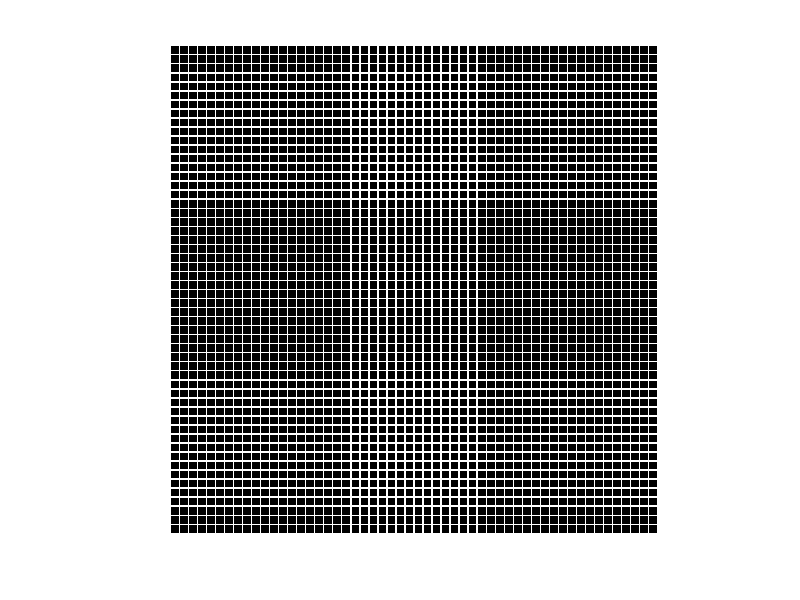

Reproduce this figure in MATLAB.
clc;
clear;
r = 1024;
c = 1024;
padX = 3;
padY = 3;
blockX = 16;
blockY = 16;
percentage = 0;

NBx = ceil( ( c - padX ) /  (blockX + padX) );
NBy = ceil( ( r - padY ) /  (blockY + padY) );

GW = NBx * blockX + (NBx+1) * padX;
GH = NBy * blockY + (NBy+1) * padY;
diffH = GH - r;
diffW = GW - c;
H = GH;
W = GW;
path = '../textFiles/Pattern/';
patternString = '';
dirName = '';
dirName = [num2str(H) 'by' num2str(W) '_' num2str(percentage)];
dirName = strcat(path,dirName);
dirName = char(dirName)
mkdir(dirName);
file = 'strip.txt';
fileName = strcat(dirName,'/',file); %../textFiles/Pattern/516by516_0/strip.txt
ptrnLinIdx = [dirName '/' num2str(H) 'by' num2str(W) '_ptrnIdx.txt']
xFile = [dirName '/' num2str(H) 'by' num2str(W) 'Xcoord.txt'];
yFile = [dirName '/' num2str(H) 'by' num2str(W) 'Ycoord.txt'];
patternMatrix = [dirName '/' num2str(H) 'by' num2str(W) 'matrix.txt'];
totalPixel = [dirName '/' num2str(H) 'by' num2str(W) '_patternInfo.txt'];

patternString = ones(H, W);
for col = 1:blockX+padX:blockX+padX %1:N+P:N+P
    patternString(:,col:col+padX-1) = 0; % (:,col:col+P-1) = 0;
end
for row = 1:blockY+padY:blockY+padY  % row = 1:N+P:N+P
    patternString(row:row+padY-1,:) = 0;
end
for col = blockX+padX+1:blockX+padX:c+diffW % N+P+1:N+P:c+4
    patternString(:,col:col+padX-1) = 0;
end
for row = blockY+padY+1:blockY+padY:r+diffH
    patternString(row:row+padY-1,:) = 0;
end
patternString = ~patternString;
imshow(patternString);
onPixel = sum(sum(patternString(:,:)))
totalPixel = fopen(totalPixel,'wt');
fprintf(totalPixel,'%d\n',onPixel);
X = fopen(xFile,'wt');
Y = fopen(yFile,'wt');
linearPattern = fopen(ptrnLinIdx,'wt');
matrix = fopen(patternMatrix,'wt');
counter = 1;
for i = 1:GH
    for j = 1:GW
        if(patternString(j,i) == 1)
            local = (i-1)*GW+(j-1);
            linCoords(counter) = local;
            xCoords(counter) = j-1;
            yCoords(counter) = i-1;
            counter = counter + 1;
        end
    end
end
counter
fprintf(matrix, '%d\n',patternString);
fprintf(linearPattern,'%d\n', linCoords);
fprintf(X, '%d\n', xCoords);
fprintf(Y, '%d\n', yCoords);
fclose('all');
